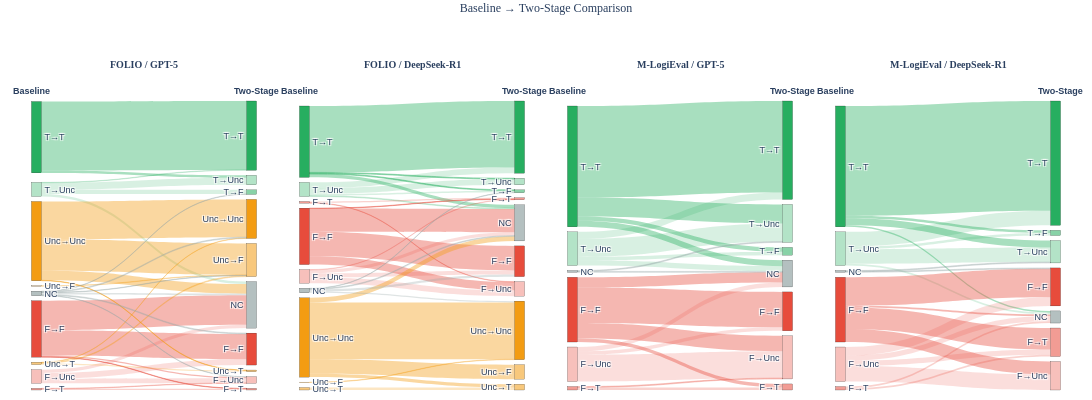

Write notebook code for a chart like this one.
### Code cell
# Combined horizontal layout: all 4 two-stage sankeys
def make_combined_twostage_sankey(configs, stages, base_path='../results'):
    fig = go.Figure()
    
    n_plots = len(configs)
    plot_width = 1.0 / n_plots
    
    for idx, (ds, ds_dir, m, m_dir) in enumerate(configs):
        flows = get_flows_twostage(ds_dir, m_dir, stages, base_path)
        
        labels = CATS * len(stages)
        colors = NODE_COLORS * len(stages)
        
        sources, targets, values, link_colors = [], [], [], []
        for i in range(len(stages) - 1):
            for ci, c1 in enumerate(CATS):
                for cj, c2 in enumerate(CATS):
                    v = flows[(stages[i], stages[i+1])].get((c1, c2), 0)
                    if v > 0:
                        sources.append(i * len(CATS) + ci)
                        targets.append((i + 1) * len(CATS) + cj)
                        values.append(v)
                        link_colors.append(LINK_COLOR_MAP[c1])
        
        x_start = idx * plot_width + 0.02
        x_end = (idx + 1) * plot_width - 0.02
        
        sankey = go.Sankey(
            node=dict(
                pad=NODE_PAD,
                thickness=NODE_THICKNESS,
                line=dict(color='black', width=0.2),
                label=labels,
                color=colors,
            ),
            link=dict(source=sources, target=targets, value=values, color=link_colors),
            domain=dict(x=[x_start, x_end], y=[0.0, 0.85])
        )
        fig.add_trace(sankey)
        
        # Title for each subplot
        fig.add_annotation(
            x=(x_start + x_end) / 2, y=0.98,
            text=f"<b>{ds} / {m}</b>",
            showarrow=False,
            font=dict(size=10, family='Arial Black'),
            xanchor='center'
        )
        
        # Stage headers
        for i, stage in enumerate(stages):
            x = x_start + (i / (len(stages) - 1)) * (x_end - x_start)
            fig.add_annotation(
                x=x, y=0.90,
                text=f"<b>{stage}</b>",
                showarrow=False,
                font=dict(size=9, family='Arial'),
                xanchor='center'
            )
    
    fig.update_layout(
        title=dict(text="Baseline → Two-Stage Comparison", font=dict(size=12, family='Arial Black'), x=0.5, y=0.99),
        font=dict(size=9, family='Arial'),
        width=1200,
        height=400,
        margin=dict(l=10, r=10, t=50, b=10),
    )
    
    return fig

# Generate combined horizontal sankey
ts_configs = [
    ('FOLIO', 'folio', 'GPT-5', 'gpt-5'),
    ('FOLIO', 'folio', 'DeepSeek-R1', 'deepseek-r1'),
    ('M-LogiEval', 'multilogieval', 'GPT-5', 'gpt-5'),
    ('M-LogiEval', 'multilogieval', 'DeepSeek-R1', 'deepseek-r1'),
]

fig = make_combined_twostage_sankey(ts_configs, STAGES_TS)
fig.write_image('../results/prediction_error_fig/sankey_v15_twostage_combined.png', scale=2)
print('Saved: sankey_v15_twostage_combined.png')
fig.show()

### Figure 1 — Plotly figure (JSON) as saved in the notebook; plotly's stock layout.template omitted (floating-point values rounded to 4 significant figures)
{"data": [{"domain": {"x": [0.02, 0.23], "y": [0.0, 0.85]}, "link": {"color": ["rgba(39,174,96,0.4)", "rgba(39,174,96,0.4)", "rgba(39,174,96,0.18)", "rgba(39,174,96,0.18)", "rgba(39,174,96,0.18)", "rgba(39,174,96,0.18)", "rgba(231,76,60,0.25)", "rgba(231,76,60,0.25)", "rgba(231,76,60,0.4)", "rgba(231,76,60,0.4)", "rgba(231,76,60,0.4)", "rgba(231,76,60,0.4)", "rgba(231,76,60,0.18)", "rgba(231,76,60,0.18)", "rgba(231,76,60,0.18)", "rgba(243,156,18,0.25)", "rgba(243,156,18,0.25)", "rgba(243,156,18,0.25)", "rgba(243,156,18,0.25)", "rgba(243,156,18,0.4)", "rgba(243,156,18,0.4)", "rgba(243,156,18,0.4)", "rgba(243,156,18,0.4)", "rgba(149,165,166,0.3)", "rgba(149,165,166,0.3)", "rgba(149,165,166,0.3)", "rgba(149,165,166,0.3)", "rgba(149,165,166,0.3)", "rgba(149,165,166,0.3)"], "source": [0, 0, 2, 2, 2, 2, 3, 3, 4, 4, 4, 4, 5, 5, 5, 6, 6, 6, 7, 8, 8, 8, 8, 9, 9, 9, 9, 9, 9], "target": [10, 12, 10, 11, 12, 19, 13, 15, 13, 14, 15, 19, 14, 15, 19, 16, 17, 18, 17, 16, 17, 18, 19, 11, 14, 15, 17, 18, 19], "value": [166, 6, 1, 10, 17, 6, 3, 1, 1, 61, 3, 71, 14, 11, 8, 3, 2, 1, 1, 1, 76, 91, 23, 1, 2, 1, 1, 2, 4]}, "node": {"color": ["rgba(39,174,96,1.0)", "rgba(39,174,96,0.55)", "rgba(39,174,96,0.35)", "rgba(231,76,60,0.55)", "rgba(231,76,60,1.0)", "rgba(231,76,60,0.35)", "rgba(243,156,18,0.55)", "rgba(243,156,18,0.55)", "rgba(243,156,18,1.0)", "rgba(149,165,166,0.7)", "rgba(39,174,96,1.0)", "rgba(39,174,96,0.55)", "rgba(39,174,96,0.35)", "rgba(231,76,60,0.55)", "rgba(231,76,60,1.0)", "rgba(231,76,60,0.35)", "rgba(243,156,18,0.55)", "rgba(243,156,18,0.55)", "rgba(243,156,18,1.0)", "rgba(149,165,166,0.7)"], "label": ["T→T", "T→F", "T→Unc", "F→T", "F→F", "F→Unc", "Unc→T", "Unc→F", "Unc→Unc", "NC", "T→T", "T→F", "T→Unc", "F→T", "F→F", "F→Unc", "Unc→T", "Unc→F", "Unc→Unc", "NC"], "line": {"color": "black", "width": 0.2}, "pad": 5, "thickness": 10}, "type": "sankey"}, {"domain": {"x": [0.27, 0.48], "y": [0.0, 0.85]}, "link": {"color": ["rgba(39,174,96,0.4)", "rgba(39,174,96,0.4)", "rgba(39,174,96,0.4)", "rgba(39,174,96,0.4)", "rgba(39,174,96,0.18)", "rgba(39,174,96,0.18)", "rgba(39,174,96,0.18)", "rgba(39,174,96,0.18)", "rgba(231,76,60,0.25)", "rgba(231,76,60,0.25)", "rgba(231,76,60,0.4)", "rgba(231,76,60,0.4)", "rgba(231,76,60,0.4)", "rgba(231,76,60,0.4)", "rgba(231,76,60,0.18)", "rgba(231,76,60,0.18)", "rgba(231,76,60,0.18)", "rgba(231,76,60,0.18)", "rgba(243,156,18,0.25)", "rgba(243,156,18,0.25)", "rgba(243,156,18,0.4)", "rgba(243,156,18,0.4)", "rgba(243,156,18,0.4)", "rgba(243,156,18,0.4)", "rgba(149,165,166,0.3)", "rgba(149,165,166,0.3)", "rgba(149,165,166,0.3)", "rgba(149,165,166,0.3)"], "source": [0, 0, 0, 0, 2, 2, 2, 2, 3, 3, 4, 4, 4, 4, 5, 5, 5, 5, 6, 7, 8, 8, 8, 8, 9, 9, 9, 9], "target": [10, 11, 12, 19, 10, 11, 12, 19, 13, 15, 13, 14, 15, 19, 13, 14, 15, 19, 16, 18, 16, 17, 18, 19, 11, 14, 18, 19], "value": [160, 2, 2, 8, 14, 4, 14, 2, 3, 1, 1, 59, 20, 56, 1, 10, 14, 8, 6, 1, 8, 35, 137, 11, 1, 5, 3, 2]}, "node": {"color": ["rgba(39,174,96,1.0)", "rgba(39,174,96,0.55)", "rgba(39,174,96,0.35)", "rgba(231,76,60,0.55)", "rgba(231,76,60,1.0)", "rgba(231,76,60,0.35)", "rgba(243,156,18,0.55)", "rgba(243,156,18,0.55)", "rgba(243,156,18,1.0)", "rgba(149,165,166,0.7)", "rgba(39,174,96,1.0)", "rgba(39,174,96,0.55)", "rgba(39,174,96,0.35)", "rgba(231,76,60,0.55)", "rgba(231,76,60,1.0)", "rgba(231,76,60,0.35)", "rgba(243,156,18,0.55)", "rgba(243,156,18,0.55)", "rgba(243,156,18,1.0)", "rgba(149,165,166,0.7)"], "label": ["T→T", "T→F", "T→Unc", "F→T", "F→F", "F→Unc", "Unc→T", "Unc→F", "Unc→Unc", "NC", "T→T", "T→F", "T→Unc", "F→T", "F→F", "F→Unc", "Unc→T", "Unc→F", "Unc→Unc", "NC"], "line": {"color": "black", "width": 0.2}, "pad": 5, "thickness": 10}, "type": "sankey"}, {"domain": {"x": [0.52, 0.73], "y": [0.0, 0.85]}, "link": {"color": ["rgba(39,174,96,0.4)", "rgba(39,174,96,0.4)", "rgba(39,174,96,0.4)", "rgba(39,174,96,0.4)", "rgba(39,174,96,0.18)", "rgba(39,174,96,0.18)", "rgba(39,174,96,0.18)", "rgba(39,174,96,0.18)", "rgba(231,76,60,0.25)", "rgba(231,76,60,0.25)", "rgba(231,76,60,0.4)", "rgba(231,76,60,0.4)", "rgba(231,76,60,0.4)", "rgba(231,76,60,0.4)", "rgba(231,76,60,0.18)", "rgba(231,76,60,0.18)", "rgba(231,76,60,0.18)", "rgba(149,165,166,0.3)", "rgba(149,165,166,0.3)"], "source": [0, 0, 0, 0, 2, 2, 2, 2, 3, 3, 4, 4, 4, 4, 5, 5, 5, 9, 9], "target": [10, 11, 12, 19, 10, 11, 12, 19, 13, 15, 13, 14, 15, 19, 14, 15, 19, 12, 19], "value": [106, 5, 22, 7, 8, 4, 21, 6, 3, 1, 4, 41, 18, 12, 4, 31, 5, 1, 1]}, "node": {"color": ["rgba(39,174,96,1.0)", "rgba(39,174,96,0.55)", "rgba(39,174,96,0.35)", "rgba(231,76,60,0.55)", "rgba(231,76,60,1.0)", "rgba(231,76,60,0.35)", "rgba(243,156,18,0.55)", "rgba(243,156,18,0.55)", "rgba(243,156,18,1.0)", "rgba(149,165,166,0.7)", "rgba(39,174,96,1.0)", "rgba(39,174,96,0.55)", "rgba(39,174,96,0.35)", "rgba(231,76,60,0.55)", "rgba(231,76,60,1.0)", "rgba(231,76,60,0.35)", "rgba(243,156,18,0.55)", "rgba(243,156,18,0.55)", "rgba(243,156,18,1.0)", "rgba(149,165,166,0.7)"], "label": ["T→T", "T→F", "T→Unc", "F→T", "F→F", "F→Unc", "Unc→T", "Unc→F", "Unc→Unc", "NC", "T→T", "T→F", "T→Unc", "F→T", "F→F", "F→Unc", "Unc→T", "Unc→F", "Unc→Unc", "NC"], "line": {"color": "black", "width": 0.2}, "pad": 5, "thickness": 10}, "type": "sankey"}, {"domain": {"x": [0.77, 0.98], "y": [0.0, 0.85]}, "link": {"color": ["rgba(39,174,96,0.4)", "rgba(39,174,96,0.4)", "rgba(39,174,96,0.4)", "rgba(39,174,96,0.4)", "rgba(39,174,96,0.18)", "rgba(39,174,96,0.18)", "rgba(39,174,96,0.18)", "rgba(39,174,96,0.18)", "rgba(231,76,60,0.25)", "rgba(231,76,60,0.25)", "rgba(231,76,60,0.4)", "rgba(231,76,60,0.4)", "rgba(231,76,60,0.4)", "rgba(231,76,60,0.4)", "rgba(231,76,60,0.18)", "rgba(231,76,60,0.18)", "rgba(231,76,60,0.18)", "rgba(231,76,60,0.18)", "rgba(149,165,166,0.3)", "rgba(149,165,166,0.3)"], "source": [0, 0, 0, 0, 2, 2, 2, 2, 3, 3, 4, 4, 4, 4, 5, 5, 5, 5, 9, 9], "target": [10, 11, 12, 19, 10, 11, 12, 19, 13, 19, 13, 14, 15, 19, 13, 14, 15, 19, 12, 14], "value": [127, 3, 8, 2, 17, 3, 17, 2, 2, 2, 25, 33, 15, 2, 6, 10, 18, 6, 1, 1]}, "node": {"color": ["rgba(39,174,96,1.0)", "rgba(39,174,96,0.55)", "rgba(39,174,96,0.35)", "rgba(231,76,60,0.55)", "rgba(231,76,60,1.0)", "rgba(231,76,60,0.35)", "rgba(243,156,18,0.55)", "rgba(243,156,18,0.55)", "rgba(243,156,18,1.0)", "rgba(149,165,166,0.7)", "rgba(39,174,96,1.0)", "rgba(39,174,96,0.55)", "rgba(39,174,96,0.35)", "rgba(231,76,60,0.55)", "rgba(231,76,60,1.0)", "rgba(231,76,60,0.35)", "rgba(243,156,18,0.55)", "rgba(243,156,18,0.55)", "rgba(243,156,18,1.0)", "rgba(149,165,166,0.7)"], "label": ["T→T", "T→F", "T→Unc", "F→T", "F→F", "F→Unc", "Unc→T", "Unc→F", "Unc→Unc", "NC", "T→T", "T→F", "T→Unc", "F→T", "F→F", "F→Unc", "Unc→T", "Unc→F", "Unc→Unc", "NC"], "line": {"color": "black", "width": 0.2}, "pad": 5, "thickness": 10}, "type": "sankey"}], "layout": {"annotations": [{"font": {"family": "Arial Black", "size": 10}, "showarrow": false, "text": "<b>FOLIO / GPT-5</b>", "x": 0.125, "xanchor": "center", "y": 0.98}, {"font": {"family": "Arial", "size": 9}, "showarrow": false, "text": "<b>Baseline</b>", "x": 0.02, "xanchor": "center", "y": 0.9}, {"font": {"family": "Arial", "size": 9}, "showarrow": false, "text": "<b>Two-Stage</b>", "x": 0.23, "xanchor": "center", "y": 0.9}, {"font": {"family": "Arial Black", "size": 10}, "showarrow": false, "text": "<b>FOLIO / DeepSeek-R1</b>", "x": 0.375, "xanchor": "center", "y": 0.98}, {"font": {"family": "Arial", "size": 9}, "showarrow": false, "text": "<b>Baseline</b>", "x": 0.27, "xanchor": "center", "y": 0.9}, {"font": {"family": "Arial", "size": 9}, "showarrow": false, "text": "<b>Two-Stage</b>", "x": 0.48, "xanchor": "center", "y": 0.9}, {"font": {"family": "Arial Black", "size": 10}, "showarrow": false, "text": "<b>M-LogiEval / GPT-5</b>", "x": 0.625, "xanchor": "center", "y": 0.98}, {"font": {"family": "Arial", "size": 9}, "showarrow": false, "text": "<b>Baseline</b>", "x": 0.52, "xanchor": "center", "y": 0.9}, {"font": {"family": "Arial", "size": 9}, "showarrow": false, "text": "<b>Two-Stage</b>", "x": 0.73, "xanchor": "center", "y": 0.9}, {"font": {"family": "Arial Black", "size": 10}, "showarrow": false, "text": "<b>M-LogiEval / DeepSeek-R1</b>", "x": 0.875, "xanchor": "center", "y": 0.98}, {"font": {"family": "Arial", "size": 9}, "showarrow": false, "text": "<b>Baseline</b>", "x": 0.77, "xanchor": "center", "y": 0.9}, {"font": {"family": "Arial", "size": 9}, "showarrow": false, "text": "<b>Two-Stage</b>", "x": 0.98, "xanchor": "center", "y": 0.9}], "font": {"family": "Arial", "size": 9}, "height": 400, "margin": {"b": 10, "l": 10, "r": 10, "t": 50}, "title": {"font": {"family": "Arial Black", "size": 12}, "text": "Baseline → Two-Stage Comparison", "x": 0.5, "y": 0.99}, "width": 1200}}
